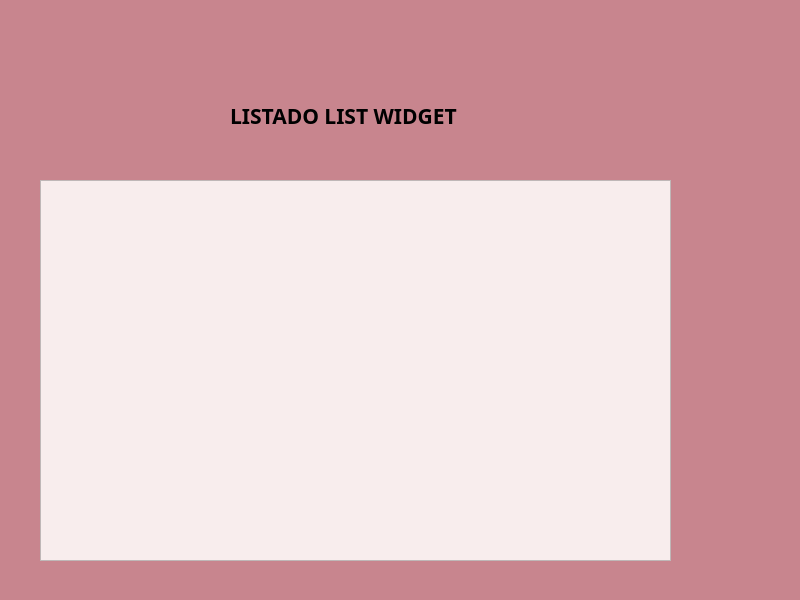
<?xml version="1.0" encoding="UTF-8"?>
<ui version="4.0">
 <class>MainWindow</class>
 <widget class="QMainWindow" name="MainWindow">
  <property name="geometry">
   <rect>
    <x>0</x>
    <y>0</y>
    <width>800</width>
    <height>600</height>
   </rect>
  </property>
  <property name="windowTitle">
   <string>MainWindow</string>
  </property>
  <property name="styleSheet">
   <string notr="true">background-color: rgb(200, 200, 194);
background-color: rgb(200, 133, 142);</string>
  </property>
  <widget class="QWidget" name="centralwidget">
   <widget class="QLabel" name="label">
    <property name="geometry">
     <rect>
      <x>230</x>
      <y>90</y>
      <width>241</width>
      <height>51</height>
     </rect>
    </property>
    <property name="font">
     <font>
      <family>Aharoni</family>
      <pointsize>16</pointsize>
      <weight>75</weight>
      <bold>true</bold>
     </font>
    </property>
    <property name="text">
     <string>LISTADO LIST WIDGET</string>
    </property>
   </widget>
   <widget class="QListWidget" name="list_widget">
    <property name="geometry">
     <rect>
      <x>40</x>
      <y>180</y>
      <width>631</width>
      <height>381</height>
     </rect>
    </property>
    <property name="font">
     <font>
      <family>Aharoni</family>
      <pointsize>12</pointsize>
      <weight>75</weight>
      <bold>true</bold>
     </font>
    </property>
    <property name="styleSheet">
     <string notr="true">background-color: rgb(255, 217, 218);
border-color: rgba(0, 0, 0, 249);
border-color: rgb(0, 0, 0);
background-color: rgb(248, 237, 237);</string>
    </property>
   </widget>
  </widget>
  <widget class="QStatusBar" name="statusbar"/>
 </widget>
 <resources/>
 <connections/>
</ui>
